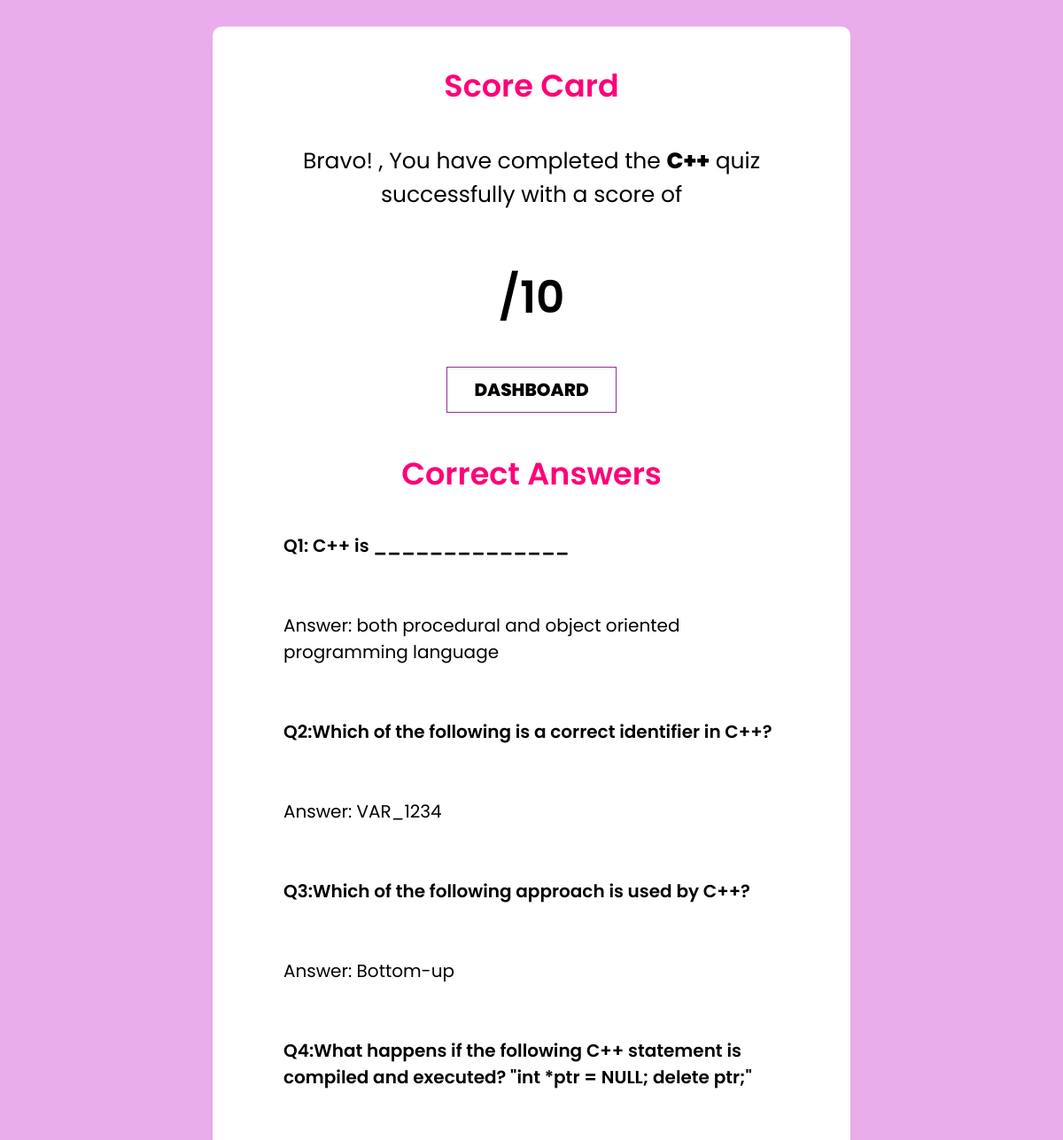
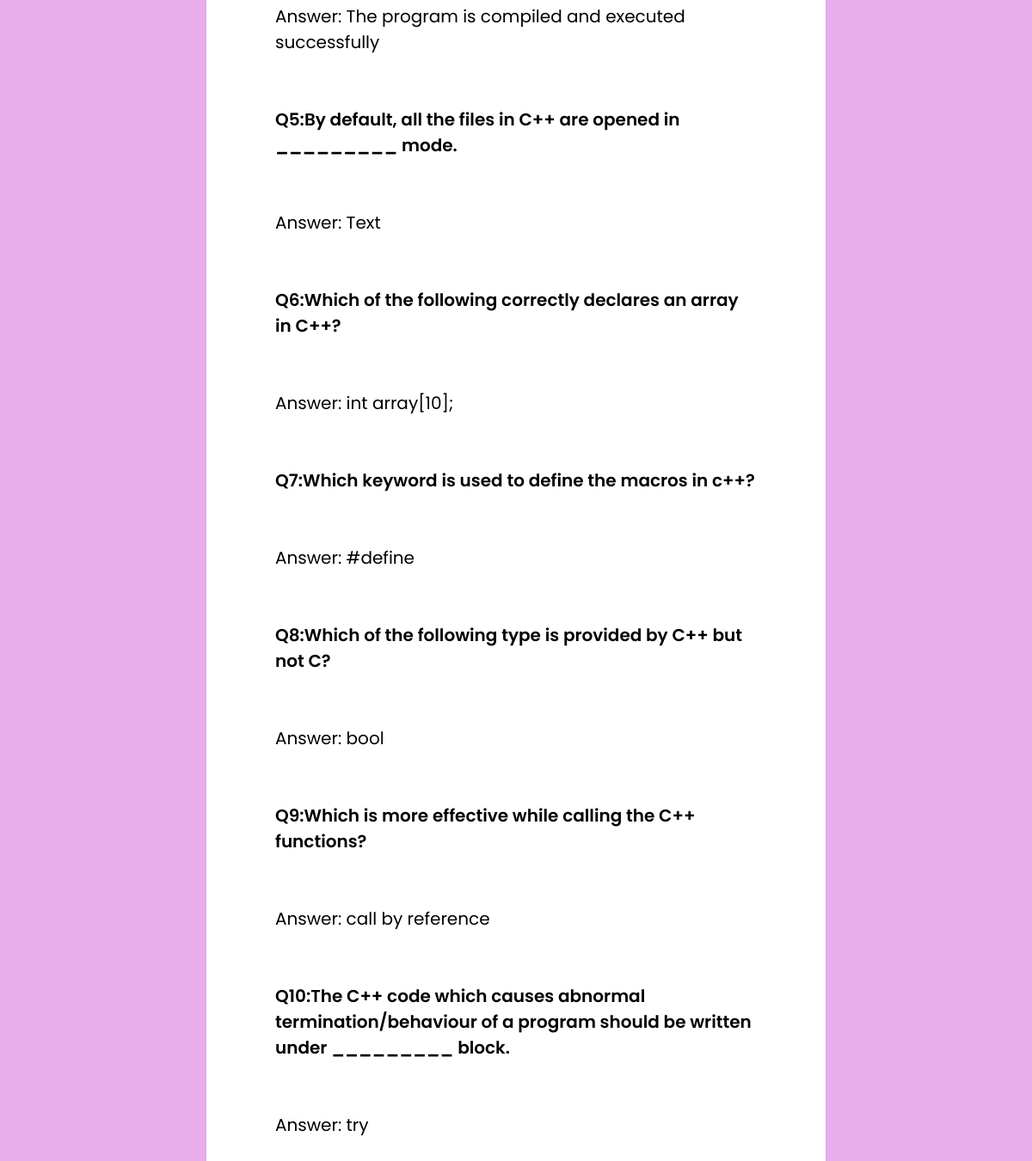
The page /resultpagecpp.php on the database its author committed (2 pictures, top to bottom).
### tables this page shows
CREATE TABLE `cppquestions` (
  `qid` int(255) NOT NULL,
  `question` varchar(255) NOT NULL
);

CREATE TABLE `cppanswers` (
  `ans_id` int(255) NOT NULL,
  `answer` varchar(255) NOT NULL,
  `is_correct` int(255) NOT NULL,
  `ans_options` int(255) NOT NULL
);

### resultpagecpp.php (the view, shortened to what this page needs)
<?php
$con = mysqli_connect('localhost', 'root');
mysqli_select_db($con, 'quizdatabase');
?>
<!DOCTYPE html>
<html lang="en">
<head>
    <link rel="stylesheet" href="css/resultpage.css"></a>
</head>
<body>
    <div class="main_div">
        <div class="inner-div">
            <h1 class="question">Score Card</h1>
            <h3>Bravo! <span class="showname_quiz"><?php echo $_SESSION['username']; ?></span>, You have completed the <span class="showname_quiz">C++</span> quiz successfully with a score of</h3>
            <div id="ShowScore" class="ScoreArea">
                ?>/10
                <br>
                <a href="mainpage.php" id="Exit">DASHBOARD</a>
            </div>
            <h1>Correct Answers</h1>
            <div class="showquestion">
                <?php
                for ($i = 1; $i <= 10; $i++) {
                    $q = "SELECT * FROM cppquestions where qid=$i";
                    $query = mysqli_query($con, $q);
                    $ans_options = "SELECT * FROM cppanswers WHERE ans_options=$i AND is_correct=1";
                    $ans_correct = mysqli_query($con, $ans_options);
                    $ans_correct_rows = mysqli_fetch_array($ans_correct);
                    while ($rows = mysqli_fetch_array($query)) {
                ?>
                        <div class="questionshow"><?php echo $rows['question']; ?></div>
                        <br>
                        <br>
                        <div class="answershow">Answer: <?php echo $ans_correct_rows['answer']; ?></div>
                        <br>
                        <br>
                <?php
                    }
                }
                ?>
            </div>
        </div>
    </div>
</body>
</html>

### css/resultpage.css (style rules this page uses)
* { margin: 0; padding: 0; font-family: 'Josefin Sans', sans-serif; font-family: 'Poppins', sans-serif; box-sizing: border-box; }
html { font-size: 62.5%; font-family: 300; }
.main_div { min-height: 100vh; display: grid; place-items: center; background-color: hsl(298, 61%, 80%); }
.inner-div { width: 60vw; margin-top: 30px; margin-bottom: 30px; background-color: #fff; padding: 3rem 8rem; border-radius: 1rem; box-shadow: 0 1rem 1rem -0.7rem rgba(0,0,0,0.4); }
.inner-div h1 { font-size: 3.5rem; font-weight: 600; margin: 1rem 0 4rem 0; text-align: center; color: rgb(255, 0, 119); }
.inner-div h3 { font-size: 2.5rem; font-weight: 400; text-align: center; }
#Exit { padding: 1rem 3rem; font-size: 2rem; font-weight: 800; display: inline-block; position: relative; margin: auto; color: black; background-color: transparent; border: 1px solid #962c96; margin-top: 4rem; cursor: pointer; }
a { text-decoration: none; color: black; }
#ShowScore { background-color: white; margin-top: 3rem; padding: 3rem 4rem; font-weight: 600; font-size: 50px; text-align: center; }
.showquestion { font-size: 20px; }
.questionshow { font-weight: 600; }
.showname_quiz { font-weight: 800; }

### rows shown on the page
cppquestions: question "Q1: C++ is ______________"
cppanswers: answer "both procedural and object oriented programming language"
cppquestions: question "Q2:Which of the following is a correct identifier in C++?"
cppanswers: answer "VAR_1234"
cppquestions: question "Q3:Which of the following approach is used by C++?"
cppanswers: answer "Bottom-up"
cppquestions: question "Q4:What happens if the following C++ statement is compiled and executed? \"int *ptr = NULL; delete ptr;\""
cppanswers: answer "The program is compiled and executed successfully"
cppquestions: question "Q5:By default, all the files in C++ are opened in _________ mode."
cppanswers: answer "Text"
cppquestions: question "Q6:Which of the following correctly declares an array in C++?"
cppanswers: answer "int array[10];"
cppquestions: question "Q7:Which keyword is used to define the macros in c++?"
cppanswers: answer "#define"
cppquestions: question "Q8:Which of the following type is provided by C++ but not C?"
cppanswers: answer "bool"
cppquestions: question "Q9:Which is more effective while calling the C++ functions?"
cppanswers: answer "call by reference"
cppquestions: question "Q10:The C++ code which causes abnormal termination/behaviour of a program should be written under _________ block."
cppanswers: answer "try"
